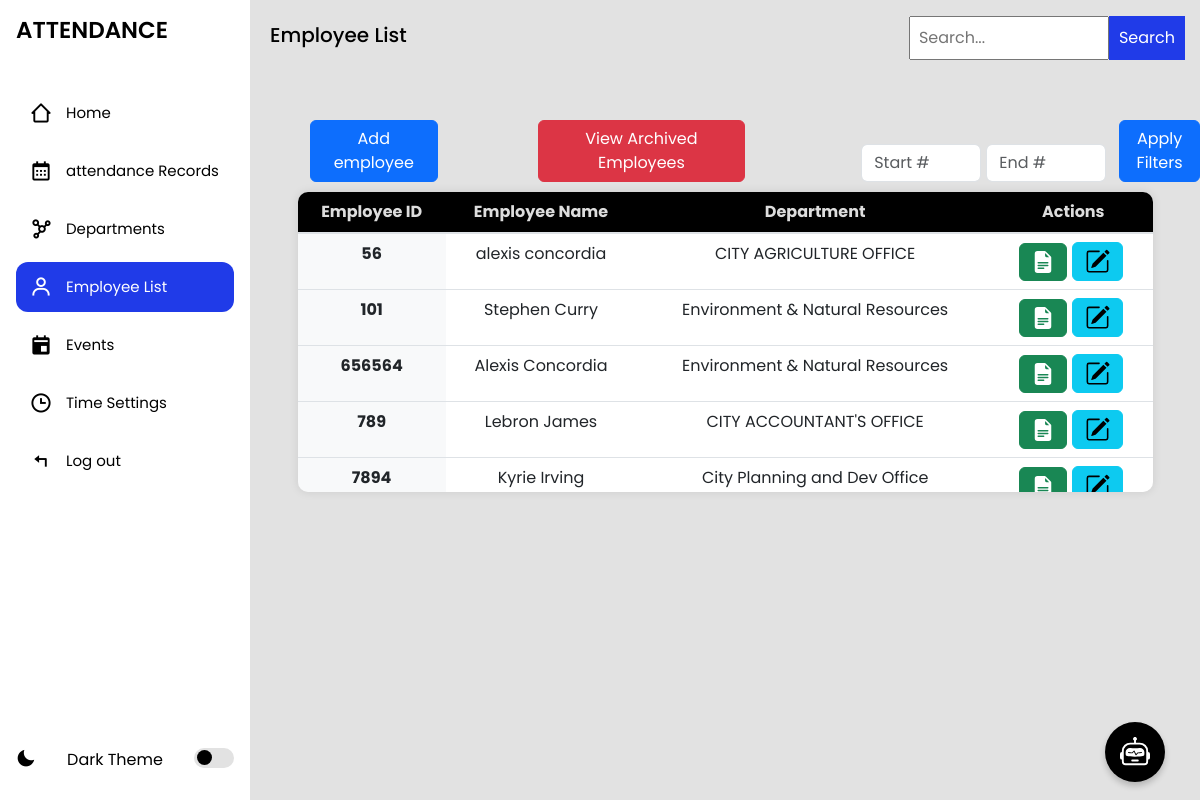
The app's page /employeelist/ (signed in) with its own data.
### myapp/models.py (models this page shows, shortened)
class Employee(models.Model):
    employee_id = models.CharField(max_length=100, unique=True)
    first_name = models.CharField(max_length=120)
    last_name = models.CharField(max_length=120)
    username = models.CharField(max_length=100, unique=True, default='defaultuser')
    archived = models.BooleanField(default=False)
    password = models.CharField(max_length=128, default='defaultpassword')
    department_name = models.ForeignKey(Department, on_delete=models.CASCADE, related_name='employees')
    updated = models.DateTimeField(auto_now=True)
    created = models.DateTimeField(auto_now_add=True)
    class Meta:
        ordering = ['-updated', '-created']

class Department(models.Model):
    name = models.CharField(max_length=100, unique=True)
    def __str__(self):
        return self.name

### myapp/views.py (the view, shortened to what this page needs)
# urls.py: path('employeelist/', views.employeelist, name='employeelist'),
@login_required
def employeelist(request):
    search_query = request.GET.get('search', '')
    if search_query:
        employees = Employee.objects.filter(
            Q(archived=False),
            Q(employee_id__icontains=search_query) |
            Q(first_name__icontains=search_query) |
            Q(last_name__icontains=search_query) |
            Q(department_name__name__icontains=search_query)
        )
    else:
        employees = Employee.objects.filter(archived=False)
    employees_with_absences = []
    for employee in employees:
        if check_three_consecutive_absences(employee.employee_id):
            employees_with_absences.append(employee.id)  # Add employee ID to the lis
            update_badge_count()
            log_action(
                request.user,
                CHANGE,
                employee,
                f'Employee "{employee.first_name} {employee.last_name}" has three consecutive absences.'
            )
    departments = Department.objects.all()  # Fetch departments here
    context = {
        "employees": employees,
        "departments": departments,
        "employees_with_absences": employees_with_absences,  # Pass the list of IDs
    }
    return render(request, 'employeelist.html', context)

### myapp/templates/employeelist.html (shortened to what this page needs)
{% extends 'index.html' %}
{% block content %}
<section class="home">
    <div class="navs d-flex align-items-center justify-content-between">
    <p>Employee List</p>
<form method="GET" action="{% url 'employeelist' %}" class="search-parent">
  <input type="search" name="search" placeholder="Search..." class="search" value="{{ request.GET.search }}" />
  <button type="submit">Search</button>
</form>
</div>
<div class="topButtons">
    <div style="display: flex; align-items: end; justify-content: start;margin-left: 60px;" >
                <button type="button" class="btn btn-primary"
                data-bs-toggle="modal" data-bs-target="#signupModal">
                Add employee
                </button>
</div>
<a href="{% url 'archived_employees' %}" class="btn btn-danger">View Archived Employees</a>
        <form id="filterRangeForm" class="ms-3" >
            <input type="number" min="1" id="startNumber" class="form-control d-inline-block" placeholder="Start #" style="width: 120px;" />
            <input type="number" min="1" id="endNumber" class="form-control d-inline-block" placeholder="End #" style="width: 120px;" />
            <button type="button" id="applyFilters" class="btn btn-primary ms-2">Apply Filters</button>
        </form>
</div>
<div class="table-container">
    <table class="table">
        <thead>
            <tr>
                <th scope="col">Employee ID</th>
                <th scope="col">Employee Name</th>
                <th scope="col">Department</th>
                <th scope="col">Actions</th>
            </tr>
        </thead>
        <tbody>
            {% for employee in employees %}
            <tr class="employeeListRow"  data-status="{{ employee.status|default:'all' }}">
                <th scope="row">{{ employee.employee_id }}</th>
                <td>{{ employee.first_name }} {{ employee.last_name }}</td>
                <td>{{ employee.department_name }}</td>
                <td>
                    <div class="btn-group" style="display: flex; flex-direction: row; align-items: center; gap: 5px; justify-content:center;">
                        <a  href="{% url 'view_employee' employee.employee_id %}">
                        <button class="btn btn-success" >
                            </button>
                        </a>
                        <a  data-bs-toggle="modal" data-bs-target="#editEmployeeModal{{ employee.id }}" role="button">
                            <button class="btn btn-info">
                        </button>
                        </a>
                    </div>
                </td>
            </tr>
            {% empty %}
            <tr>
                <td colspan="6">Employee doesnt exist</td>
            </tr>
            {% endfor %}
        </tbody>
    </table>
</div>
</section>
{% endblock %}

### myapp/static/css/styles.css (style rules this page uses)
* { margin: 0; padding: 0; box-sizing: border-box; font-family: "Poppins", sans-serif; --color-hover: rgb(32, 59, 232); --transition: all 0.2s ease; }
:root { --color-white: #fff; --color-black: #000; --color-bg: #e2e2e2; }
.home { position: relative; top: 0; left: 78px; width: calc(100% - 78px); min-height: 100vh; background: var(--color-bg); z-index: 6; transition: var(--transition); }
.sidebar.expand ~ .home { left: 250px; width: calc(100% - 250px); transition: var(--transition); }
.home p { font-size: 20px; font-weight: 500; color: var(--color-black); display: inline-block; margin: 20px; white-space: nowrap; }
input, select { width: 100%; padding: 8px; margin-top: 5px; }
button { padding: 10px; background-color: rgb(32, 59, 232); color: white; border: none; cursor: pointer; }
.table-container { width: 90%; max-height: 300px; overflow-y: scroll; margin: 30px auto; margin-top: 10px; border-radius: 10px; box-shadow: 0 0 10px rgba(0, 0, 0, 0.1); }
.table-container { scrollbar-width: thin; scrollbar-color: transparent transparent; }
.table { width: 100%; background-color: transparent; border-collapse: collapse; }
.table th, .table td { padding: 0.75rem; vertical-align: top; border: px solid #000000; }
.table thead th { position: sticky; top: 0; z-index: 10; vertical-align: bottom; border-bottom: 2px solid #dee2e6; background-color: #000000; text-align: left; color: #ddd; text-align: center; }
.table th { font-weight: bold; background-color: #f8f9fa; }
.table tr:nth-child(even) { background-color: #f2f2f2; }
.table tr:nth-child(odd) { background-color: #f2f2f2; }
.table td { text-align: center; }
.table th[scope="row"] { background-color: #f8f9fa; text-align: center; }
.search { width: 200px; }
.search-parent { display: flex; justify-content: end; align-items: center; margin-right: 15px; margin-top: 5px; }
.topButtons { display: flex; justify-content: start; align-items: flex-end; margin-bottom: 0; margin-top: 50px; gap:100px; }
.topButtons .ms-3 { display: flex; justify-content: start; align-items: end; }
#filterRangeForm { display: flex; flex-direction: row; gap: 5px; }
.navs { display:flex; align-items: start; flex-direction:row; }

### records on screen
Employee: employee_id "56", first_name "alexis", last_name "concordia", department_name "CITY AGRICULTURE OFFICE"
Employee: employee_id "101", first_name "Stephen", last_name "Curry", department_name "Environment & Natural Resources"
Employee: employee_id "656564", first_name "Alexis", last_name "Concordia", department_name "Environment & Natural Resources"
Employee: employee_id "789", first_name "Lebron", last_name "James", department_name "CITY ACCOUNTANT'S OFFICE"
Employee: employee_id "7894", first_name "Kyrie", last_name "Irving", department_name "City Planning and Dev Office"
